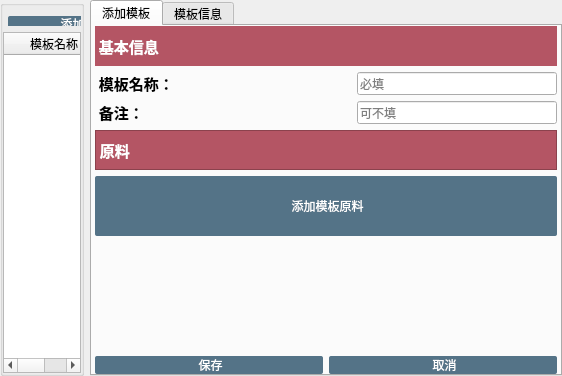
<?xml version="1.0" encoding="UTF-8"?>
<ui version="4.0">
 <class>TemplateWidget</class>
 <widget class="QWidget" name="TemplateWidget">
  <property name="geometry">
   <rect>
    <x>0</x>
    <y>0</y>
    <width>562</width>
    <height>376</height>
   </rect>
  </property>
  <property name="windowTitle">
   <string>Form</string>
  </property>
  <property name="styleSheet">
   <string notr="true">QComboBox {  
background-color:transparent;
font-size:12px;
color:white;
		   
 }
QComboBox QAbstractItemView
{
selection-color:white;
selection-background-color:rgb(44, 62, 80);
background-color:rgb(44, 62, 80);
}

QComboBox QAbstractItemView::item
{
min-height: 35px;
min-width: 60px;
color:white;
}

QPushButton:hover
{
background-color: rgb(180, 85, 100);
color:white;
}

QPushButton:hover:pressed
{
background-color:rgb(180, 85, 100);
color:white;
}

QPushButton
{
background-color:rgb(84, 115, 135);
color:white;
font-size:12px;
border-radius:2px;
spacing:2px;
width: 150px;
padding: 0px 0px;
}
</string>
  </property>
  <layout class="QVBoxLayout" name="verticalLayout_7">
   <property name="leftMargin">
    <number>0</number>
   </property>
   <property name="topMargin">
    <number>0</number>
   </property>
   <property name="rightMargin">
    <number>0</number>
   </property>
   <property name="bottomMargin">
    <number>0</number>
   </property>
   <item>
    <layout class="QHBoxLayout" name="horizontalLayout_6" stretch="6,4">
     <property name="bottomMargin">
      <number>0</number>
     </property>
     <item>
      <widget class="QGroupBox" name="groupBox">
       <property name="styleSheet">
        <string notr="true"/>
       </property>
       <property name="title">
        <string/>
       </property>
       <layout class="QVBoxLayout" name="verticalLayout_4">
        <property name="leftMargin">
         <number>0</number>
        </property>
        <property name="topMargin">
         <number>0</number>
        </property>
        <property name="rightMargin">
         <number>0</number>
        </property>
        <property name="bottomMargin">
         <number>0</number>
        </property>
        <item>
         <layout class="QVBoxLayout" name="verticalLayout">
          <property name="topMargin">
           <number>0</number>
          </property>
          <item>
           <widget class="QWidget" name="widgetControl" native="true">
            <property name="minimumSize">
             <size>
              <width>0</width>
              <height>20</height>
             </size>
            </property>
            <widget class="QPushButton" name="pushButtonAddTem">
             <property name="geometry">
              <rect>
               <x>5</x>
               <y>10</y>
               <width>150</width>
               <height>16</height>
              </rect>
             </property>
             <property name="styleSheet">
              <string notr="true"/>
             </property>
             <property name="text">
              <string> 添加模板</string>
             </property>
             <property name="icon">
              <iconset resource="../../../res.qrc">
               <normaloff>:/image/image/addfile.png</normaloff>:/image/image/addfile.png</iconset>
             </property>
            </widget>
            <widget class="QLabel" name="labelSize">
             <property name="geometry">
              <rect>
               <x>200</x>
               <y>10</y>
               <width>16</width>
               <height>18</height>
              </rect>
             </property>
             <property name="font">
              <font>
               <family>宋体</family>
               <pointsize>12</pointsize>
               <weight>75</weight>
               <bold>true</bold>
              </font>
             </property>
             <property name="text">
              <string/>
             </property>
            </widget>
           </widget>
          </item>
          <item>
           <widget class="QTableWidget" name="tableWidgetTemplate">
            <property name="textElideMode">
             <enum>Qt::ElideRight</enum>
            </property>
            <column>
             <property name="text">
              <string>模板名称</string>
             </property>
            </column>
            <column>
             <property name="text">
              <string>原料数</string>
             </property>
            </column>
           </widget>
          </item>
         </layout>
        </item>
       </layout>
      </widget>
     </item>
     <item>
      <widget class="QTabWidget" name="tabWidgetTemplate">
       <property name="currentIndex">
        <number>0</number>
       </property>
       <widget class="QWidget" name="tabAddTemplate">
        <attribute name="title">
         <string>添加模板</string>
        </attribute>
        <layout class="QVBoxLayout" name="verticalLayout_3">
         <property name="leftMargin">
          <number>3</number>
         </property>
         <property name="topMargin">
          <number>0</number>
         </property>
         <property name="rightMargin">
          <number>3</number>
         </property>
         <property name="bottomMargin">
          <number>0</number>
         </property>
         <item>
          <layout class="QVBoxLayout" name="verticalLayout_2">
           <item>
            <widget class="QLabel" name="label_3">
             <property name="minimumSize">
              <size>
               <width>0</width>
               <height>40</height>
              </size>
             </property>
             <property name="maximumSize">
              <size>
               <width>16777215</width>
               <height>40</height>
              </size>
             </property>
             <property name="font">
              <font>
               <family>Aharoni</family>
               <pointsize>11</pointsize>
               <weight>75</weight>
               <bold>true</bold>
              </font>
             </property>
             <property name="styleSheet">
              <string notr="true">QLabel
{
background-color:rgb(180, 85, 100);
color:white;
}</string>
             </property>
             <property name="text">
              <string> 基本信息</string>
             </property>
             <property name="alignment">
              <set>Qt::AlignLeading|Qt::AlignLeft|Qt::AlignVCenter</set>
             </property>
            </widget>
           </item>
           <item>
            <layout class="QHBoxLayout" name="horizontalLayout_3">
             <item>
              <widget class="QLabel" name="label">
               <property name="font">
                <font>
                 <family>宋体</family>
                 <pointsize>11</pointsize>
                 <weight>75</weight>
                 <bold>true</bold>
                </font>
               </property>
               <property name="text">
                <string> 模板名称：</string>
               </property>
               <property name="alignment">
                <set>Qt::AlignLeading|Qt::AlignLeft|Qt::AlignVCenter</set>
               </property>
              </widget>
             </item>
             <item>
              <widget class="QLineEdit" name="lineEditTemplateName">
               <property name="minimumSize">
                <size>
                 <width>200</width>
                 <height>0</height>
                </size>
               </property>
               <property name="maximumSize">
                <size>
                 <width>200</width>
                 <height>30</height>
                </size>
               </property>
               <property name="placeholderText">
                <string>必填</string>
               </property>
              </widget>
             </item>
            </layout>
           </item>
           <item>
            <layout class="QHBoxLayout" name="horizontalLayout_7">
             <item>
              <widget class="QLabel" name="label_9">
               <property name="font">
                <font>
                 <family>宋体</family>
                 <pointsize>11</pointsize>
                 <weight>75</weight>
                 <bold>true</bold>
                </font>
               </property>
               <property name="text">
                <string> 备注：</string>
               </property>
               <property name="alignment">
                <set>Qt::AlignLeading|Qt::AlignLeft|Qt::AlignVCenter</set>
               </property>
              </widget>
             </item>
             <item>
              <widget class="QLineEdit" name="lineEditRemark">
               <property name="minimumSize">
                <size>
                 <width>200</width>
                 <height>0</height>
                </size>
               </property>
               <property name="maximumSize">
                <size>
                 <width>200</width>
                 <height>30</height>
                </size>
               </property>
               <property name="placeholderText">
                <string>可不填</string>
               </property>
              </widget>
             </item>
            </layout>
           </item>
           <item>
            <widget class="QFrame" name="frame">
             <property name="minimumSize">
              <size>
               <width>0</width>
               <height>40</height>
              </size>
             </property>
             <property name="maximumSize">
              <size>
               <width>16777215</width>
               <height>40</height>
              </size>
             </property>
             <property name="styleSheet">
              <string notr="true">QFrame
{
background-color:rgb(180, 85, 100);
color:white;
}</string>
             </property>
             <property name="frameShape">
              <enum>QFrame::StyledPanel</enum>
             </property>
             <property name="frameShadow">
              <enum>QFrame::Raised</enum>
             </property>
             <layout class="QVBoxLayout" name="verticalLayout_8">
              <property name="leftMargin">
               <number>0</number>
              </property>
              <property name="topMargin">
               <number>0</number>
              </property>
              <property name="rightMargin">
               <number>0</number>
              </property>
              <property name="bottomMargin">
               <number>0</number>
              </property>
              <item>
               <layout class="QHBoxLayout" name="horizontalLayout_8">
                <item>
                 <widget class="QLabel" name="label_5">
                  <property name="minimumSize">
                   <size>
                    <width>0</width>
                    <height>30</height>
                   </size>
                  </property>
                  <property name="maximumSize">
                   <size>
                    <width>16777215</width>
                    <height>30</height>
                   </size>
                  </property>
                  <property name="font">
                   <font>
                    <family>Aharoni</family>
                    <pointsize>11</pointsize>
                    <weight>75</weight>
                    <bold>true</bold>
                   </font>
                  </property>
                  <property name="styleSheet">
                   <string notr="true"/>
                  </property>
                  <property name="text">
                   <string> 原料</string>
                  </property>
                  <property name="alignment">
                   <set>Qt::AlignLeading|Qt::AlignLeft|Qt::AlignVCenter</set>
                  </property>
                 </widget>
                </item>
                <item>
                 <spacer name="horizontalSpacer_3">
                  <property name="orientation">
                   <enum>Qt::Horizontal</enum>
                  </property>
                  <property name="sizeType">
                   <enum>QSizePolicy::Fixed</enum>
                  </property>
                  <property name="sizeHint" stdset="0">
                   <size>
                    <width>5</width>
                    <height>5</height>
                   </size>
                  </property>
                 </spacer>
                </item>
               </layout>
              </item>
             </layout>
            </widget>
           </item>
           <item>
            <widget class="QPushButton" name="pushButtonAddTemMat">
             <property name="minimumSize">
              <size>
               <width>0</width>
               <height>60</height>
              </size>
             </property>
             <property name="styleSheet">
              <string notr="true"/>
             </property>
             <property name="text">
              <string> 添加模板原料</string>
             </property>
             <property name="icon">
              <iconset resource="../../../res.qrc">
               <normaloff>:/image/image/addfile.png</normaloff>:/image/image/addfile.png</iconset>
             </property>
            </widget>
           </item>
           <item>
            <spacer name="verticalSpacer">
             <property name="orientation">
              <enum>Qt::Vertical</enum>
             </property>
             <property name="sizeHint" stdset="0">
              <size>
               <width>20</width>
               <height>40</height>
              </size>
             </property>
            </spacer>
           </item>
           <item>
            <layout class="QHBoxLayout" name="horizontalLayout_2">
             <property name="spacing">
              <number>6</number>
             </property>
             <item>
              <widget class="QPushButton" name="pushButtonSave">
               <property name="styleSheet">
                <string notr="true"/>
               </property>
               <property name="text">
                <string> 保存</string>
               </property>
               <property name="icon">
                <iconset resource="../../../res.qrc">
                 <normaloff>:/image/image/save.png</normaloff>:/image/image/save.png</iconset>
               </property>
              </widget>
             </item>
             <item>
              <widget class="QPushButton" name="pushButtonCancel">
               <property name="styleSheet">
                <string notr="true"/>
               </property>
               <property name="text">
                <string> 取消</string>
               </property>
               <property name="icon">
                <iconset resource="../../../res.qrc">
                 <normaloff>:/image/image/cancel.png</normaloff>:/image/image/cancel.png</iconset>
               </property>
              </widget>
             </item>
            </layout>
           </item>
          </layout>
         </item>
        </layout>
       </widget>
       <widget class="QWidget" name="tabTemplateInfo">
        <attribute name="title">
         <string>模板信息</string>
        </attribute>
        <layout class="QVBoxLayout" name="verticalLayout_6">
         <property name="leftMargin">
          <number>3</number>
         </property>
         <property name="topMargin">
          <number>0</number>
         </property>
         <property name="rightMargin">
          <number>3</number>
         </property>
         <property name="bottomMargin">
          <number>0</number>
         </property>
         <item>
          <layout class="QVBoxLayout" name="verticalLayout_9">
           <item>
            <widget class="QLabel" name="label_4">
             <property name="minimumSize">
              <size>
               <width>0</width>
               <height>40</height>
              </size>
             </property>
             <property name="maximumSize">
              <size>
               <width>16777215</width>
               <height>40</height>
              </size>
             </property>
             <property name="font">
              <font>
               <family>Aharoni</family>
               <pointsize>11</pointsize>
               <weight>75</weight>
               <bold>true</bold>
              </font>
             </property>
             <property name="styleSheet">
              <string notr="true">QLabel
{
background-color:rgb(180, 85, 100);
color:white;
}</string>
             </property>
             <property name="text">
              <string> 基本信息</string>
             </property>
             <property name="alignment">
              <set>Qt::AlignLeading|Qt::AlignLeft|Qt::AlignVCenter</set>
             </property>
            </widget>
           </item>
           <item>
            <layout class="QHBoxLayout" name="horizontalLayout_9">
             <item>
              <widget class="QLabel" name="label_10">
               <property name="font">
                <font>
                 <family>宋体</family>
                 <pointsize>11</pointsize>
                 <weight>75</weight>
                 <bold>true</bold>
                </font>
               </property>
               <property name="text">
                <string> 模板名称：</string>
               </property>
               <property name="alignment">
                <set>Qt::AlignLeading|Qt::AlignLeft|Qt::AlignVCenter</set>
               </property>
               <property name="margin">
                <number>0</number>
               </property>
              </widget>
             </item>
             <item>
              <widget class="QLineEdit" name="lineEditTemplateNameInfo">
               <property name="minimumSize">
                <size>
                 <width>200</width>
                 <height>0</height>
                </size>
               </property>
               <property name="maximumSize">
                <size>
                 <width>200</width>
                 <height>30</height>
                </size>
               </property>
               <property name="placeholderText">
                <string>必填</string>
               </property>
              </widget>
             </item>
            </layout>
           </item>
           <item>
            <layout class="QHBoxLayout" name="horizontalLayout_10">
             <item>
              <widget class="QLabel" name="label_11">
               <property name="font">
                <font>
                 <family>宋体</family>
                 <pointsize>11</pointsize>
                 <weight>75</weight>
                 <bold>true</bold>
                </font>
               </property>
               <property name="text">
                <string> 备注：</string>
               </property>
               <property name="alignment">
                <set>Qt::AlignLeading|Qt::AlignLeft|Qt::AlignVCenter</set>
               </property>
              </widget>
             </item>
             <item>
              <widget class="QLineEdit" name="lineEditRemarkInfo">
               <property name="minimumSize">
                <size>
                 <width>200</width>
                 <height>0</height>
                </size>
               </property>
               <property name="maximumSize">
                <size>
                 <width>200</width>
                 <height>30</height>
                </size>
               </property>
               <property name="placeholderText">
                <string>可不填</string>
               </property>
              </widget>
             </item>
            </layout>
           </item>
           <item>
            <widget class="QFrame" name="frame_2">
             <property name="minimumSize">
              <size>
               <width>0</width>
               <height>40</height>
              </size>
             </property>
             <property name="maximumSize">
              <size>
               <width>16777215</width>
               <height>40</height>
              </size>
             </property>
             <property name="styleSheet">
              <string notr="true">QFrame
{
background-color:rgb(180, 85, 100);
color:white;
}</string>
             </property>
             <property name="frameShape">
              <enum>QFrame::StyledPanel</enum>
             </property>
             <property name="frameShadow">
              <enum>QFrame::Raised</enum>
             </property>
             <layout class="QVBoxLayout" name="verticalLayout_10">
              <property name="leftMargin">
               <number>0</number>
              </property>
              <property name="topMargin">
               <number>0</number>
              </property>
              <property name="rightMargin">
               <number>0</number>
              </property>
              <property name="bottomMargin">
               <number>0</number>
              </property>
              <item>
               <layout class="QHBoxLayout" name="horizontalLayout_11">
                <item>
                 <widget class="QLabel" name="label_12">
                  <property name="minimumSize">
                   <size>
                    <width>0</width>
                    <height>30</height>
                   </size>
                  </property>
                  <property name="maximumSize">
                   <size>
                    <width>16777215</width>
                    <height>30</height>
                   </size>
                  </property>
                  <property name="font">
                   <font>
                    <family>Aharoni</family>
                    <pointsize>11</pointsize>
                    <weight>75</weight>
                    <bold>true</bold>
                   </font>
                  </property>
                  <property name="styleSheet">
                   <string notr="true"/>
                  </property>
                  <property name="text">
                   <string> 原料</string>
                  </property>
                  <property name="alignment">
                   <set>Qt::AlignLeading|Qt::AlignLeft|Qt::AlignVCenter</set>
                  </property>
                 </widget>
                </item>
                <item>
                 <widget class="QLabel" name="labelTotalCountInfo">
                  <property name="font">
                   <font>
                    <family>宋体</family>
                    <pointsize>10</pointsize>
                    <weight>75</weight>
                    <bold>true</bold>
                   </font>
                  </property>
                  <property name="text">
                   <string/>
                  </property>
                 </widget>
                </item>
                <item>
                 <spacer name="horizontalSpacer_4">
                  <property name="orientation">
                   <enum>Qt::Horizontal</enum>
                  </property>
                  <property name="sizeType">
                   <enum>QSizePolicy::Fixed</enum>
                  </property>
                  <property name="sizeHint" stdset="0">
                   <size>
                    <width>5</width>
                    <height>20</height>
                   </size>
                  </property>
                 </spacer>
                </item>
               </layout>
              </item>
             </layout>
            </widget>
           </item>
           <item>
            <widget class="QListWidget" name="listWidgetData">
             <property name="styleSheet">
              <string notr="true">QPushButton:hover
{
image: url(:/image/image/删除选中.png);
background-color: transparent;
}

QPushButton:hover:pressed
{
image: url(:/image/image/删除选中.png);
background-color: transparent;
}

QPushButton
{
image: url(:/image/image/删除.png);
background-color: transparent;
}
</string>
             </property>
            </widget>
           </item>
           <item>
            <widget class="QPushButton" name="pushButtonAddTemMatInfo">
             <property name="styleSheet">
              <string notr="true"/>
             </property>
             <property name="text">
              <string> 添加模板原料</string>
             </property>
             <property name="icon">
              <iconset resource="../../../res.qrc">
               <normaloff>:/image/image/addfile.png</normaloff>:/image/image/addfile.png</iconset>
             </property>
            </widget>
           </item>
           <item>
            <layout class="QHBoxLayout" name="horizontalLayout_12">
             <property name="spacing">
              <number>6</number>
             </property>
             <item>
              <widget class="QPushButton" name="pushButtonSaveInfo">
               <property name="styleSheet">
                <string notr="true"/>
               </property>
               <property name="text">
                <string> 保存</string>
               </property>
               <property name="icon">
                <iconset resource="../../../res.qrc">
                 <normaloff>:/image/image/save.png</normaloff>:/image/image/save.png</iconset>
               </property>
              </widget>
             </item>
             <item>
              <widget class="QPushButton" name="pushButtonDelTem">
               <property name="styleSheet">
                <string notr="true"/>
               </property>
               <property name="text">
                <string> 删除</string>
               </property>
               <property name="icon">
                <iconset resource="../../../res.qrc">
                 <normaloff>:/image/image/删 除.png</normaloff>:/image/image/删 除.png</iconset>
               </property>
              </widget>
             </item>
             <item>
              <widget class="QPushButton" name="pushButtonCancelInfo">
               <property name="styleSheet">
                <string notr="true"/>
               </property>
               <property name="text">
                <string> 取消</string>
               </property>
               <property name="icon">
                <iconset resource="../../../res.qrc">
                 <normaloff>:/image/image/cancel.png</normaloff>:/image/image/cancel.png</iconset>
               </property>
              </widget>
             </item>
            </layout>
           </item>
          </layout>
         </item>
        </layout>
       </widget>
      </widget>
     </item>
    </layout>
   </item>
  </layout>
 </widget>
 <resources>
  <include location="../../../res.qrc"/>
 </resources>
 <connections/>
</ui>
